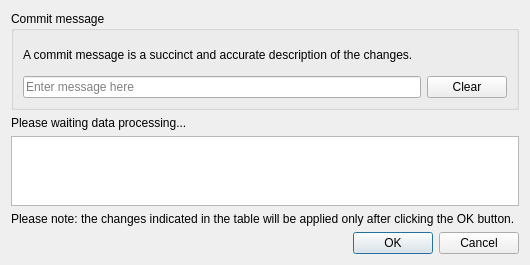
<?xml version="1.0" encoding="UTF-8"?>
<ui version="4.0">
 <class>UploadFiles</class>
 <widget class="QDialog" name="UploadFiles">
  <property name="geometry">
   <rect>
    <x>0</x>
    <y>0</y>
    <width>530</width>
    <height>200</height>
   </rect>
  </property>
  <property name="windowTitle">
   <string>CADBase Library Upload files</string>
  </property>
  <layout class="QVBoxLayout" name="verticalLayout">
   <item>
    <widget class="QGroupBox" name="groupBox">
     <property name="title">
      <string>Commit message</string>
     </property>
     <layout class="QHBoxLayout" name="horizontalLayout">
      <item>
       <layout class="QVBoxLayout" name="verticalLayout_4">
        <item>
         <widget class="QLabel" name="label_4">
          <property name="minimumSize">
           <size>
            <width>0</width>
            <height>30</height>
           </size>
          </property>
          <property name="text">
           <string>A commit message is a succinct and accurate description of the changes.</string>
          </property>
          <property name="wordWrap">
           <bool>true</bool>
          </property>
         </widget>
        </item>
        <item>
         <layout class="QHBoxLayout" name="horizontalLayout_4">
          <item>
           <widget class="QLineEdit" name="lineEdit">
            <property name="placeholderText">
             <string>Enter message here</string>
            </property>
           </widget>
          </item>
          <item>
           <widget class="QPushButton" name="pushButton">
            <property name="cursor">
             <cursorShape>PointingHandCursor</cursorShape>
            </property>
            <property name="text">
             <string>Clear</string>
            </property>
           </widget>
          </item>
         </layout>
        </item>
       </layout>
      </item>
     </layout>
    </widget>
   </item>
   <item>
    <widget class="QLabel" name="label">
     <property name="text">
      <string>Please waiting data processing...</string>
     </property>
    </widget>
   </item>
   <item>
    <widget class="QTableView" name="tableView"/>
   </item>
   <item>
    <widget class="QLabel" name="label_2">
     <property name="font">
      <font>
       <pointsize>9</pointsize>
      </font>
     </property>
     <property name="text">
      <string>Please note: the changes indicated in the table will be applied only after clicking the OK button.</string>
     </property>
    </widget>
   </item>
   <item>
    <widget class="QDialogButtonBox" name="buttonBox">
     <property name="cursor">
      <cursorShape>PointingHandCursor</cursorShape>
     </property>
     <property name="standardButtons">
      <set>QDialogButtonBox::Cancel|QDialogButtonBox::Ok</set>
     </property>
    </widget>
   </item>
  </layout>
 </widget>
 <resources/>
 <connections/>
</ui>
